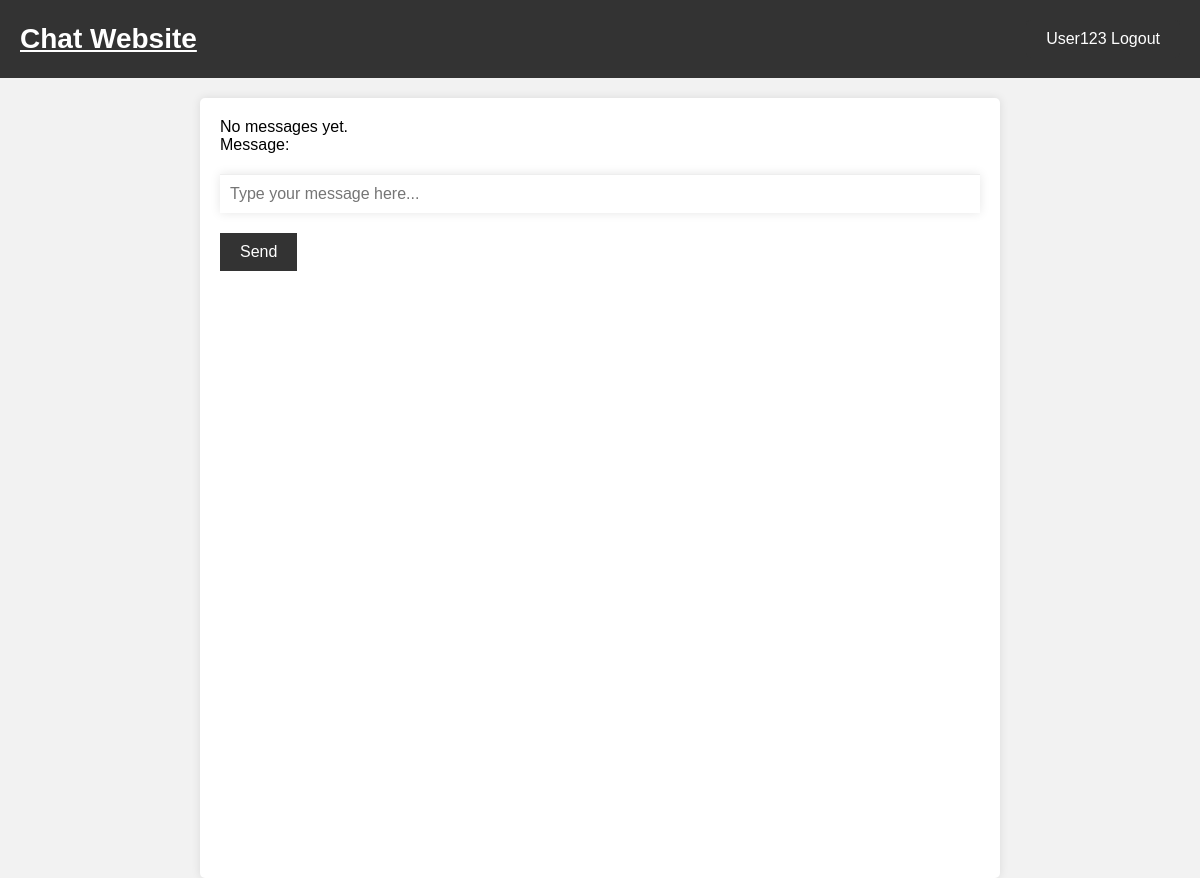
The app's page /home/ (signed in), older data.
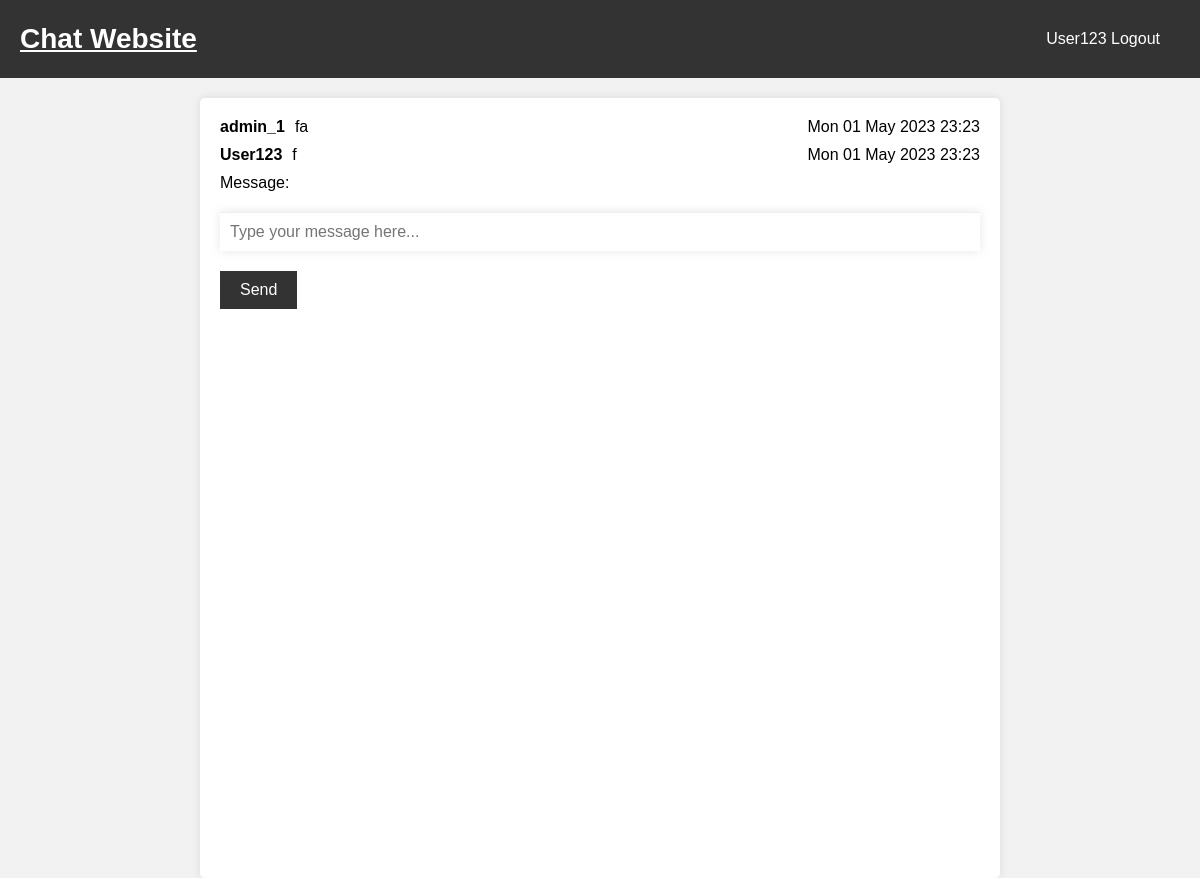
The same page, newer data.
### main/models.py (models this page shows)
class RecoveryMessage(models.Model):
    user = models.ForeignKey(User, on_delete=models.CASCADE)
    message = models.TextField()
    created_at = models.DateTimeField(auto_now_add=True)

### main/views.py (the view)
# urls.py: path('home/', views.home, name='home'),
@login_required(login_url='welcome')
def home(request):
    if request.method == 'POST':
        form = MessageForm(request.POST)
        if form.is_valid():
            recovery_message = form.save(commit=False)
            recovery_message.user = request.user
            recovery_message.save()
            form = MessageForm()
            return redirect('home')
    else:
        form = MessageForm()
    messages = RecoveryMessage.objects.all().order_by('-created_at')[:10][::-1]
    return render(request, 'main/home.html', {'form': form, 'recovery_messages': messages})

### main/forms.py
class MessageForm(forms.ModelForm):
    message = forms.CharField(widget=forms.TextInput(attrs={'placeholder': 'Type your message here...'}))
    class Meta:
        model = RecoveryMessage
        fields = ['message']

### main/templates/main/home.html (shortened to what this page needs)
{% extends 'main/base.html' %}
{% block content %}
<div class="container">
  <div class="chatbox">
    {% for message in recovery_messages %}
      <div class="message">
        <span class="sender">{{ message.user.username }}</span>
        <span class="text">{{ message.message }}</span>
        <span class="timestamp">
          {% if message.created_at|date:"Y-m-d" == date.today|date:"Y-m-d" %}
            {{ message.created_at|date:"H:i" }}
          {% else %}
            {{ message.created_at|date:"D d M Y H:i" }}
        {% endif %}
        </span>
      </div>
    {% empty %}
      <p>No messages yet.</p>
    {% endfor %}
    <form method="post">
      {{ form.as_p }}
      <input type="submit" value="Send">
    </form>
  </div>
</div>
{% endblock %}

Row changes from the older to the newer data that the page shows:
added RecoveryMessage: user.username "admin_1", message "fa", created_at "Mon 01 May 2023 23:23"
added RecoveryMessage: user.username "User123", message "f", created_at "Mon 01 May 2023 23:23"
Text that changed along with them:
text no longer shown: "No messages yet."
